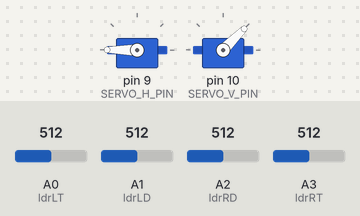
Bench run of a sketch on a simulated Arduino Uno, built with avr-gcc and run on an emulated ATmega328P. Parts: 2 × servo. The test bench sets the inputs (shaded band); at power-on: A0 (ldrLT) = 512, A1 (ldrLD) = 512, A2 (ldrRD) = 512, A3 (ldrRT) = 512.

Above: at 0.1 s.
3.9 s: A0 (ldrLT) set to 525
6.9 s: A1 (ldrLD) set to 539
At 9.7 s:
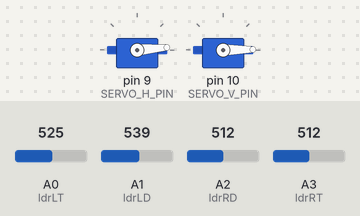
9.9 s: A2 (ldrRD) set to 553
11.4 s: A2 (ldrRD) set to 565
At 12.07 s:
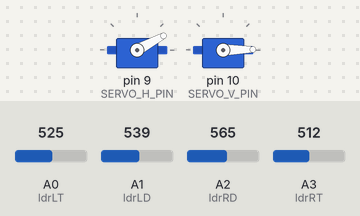
14.4 s: A3 (ldrRT) set to 710
At 15.9 s:
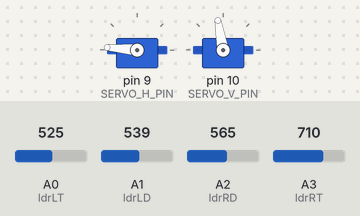
16.2 s: A1 (ldrLD) set to 710
At 18.8 s:
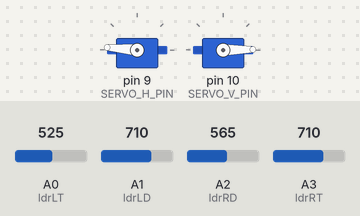
Timing chart, 0 to 19.8 s (numbered marks = the images above; inputs shaded):
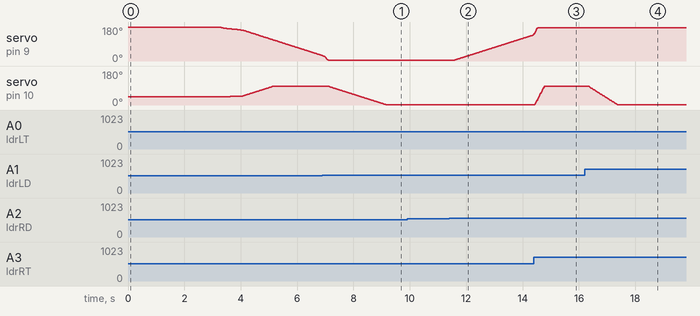

Measured:
- the behaviour switches between 538 and 539 on A1 (ldrLD) (found by bisection; images 0 and 1)
- the behaviour switches between 564 and 565 on A2 (ldrRD) (found by bisection; images 1 and 2)
- after the input at 6.9 s, servo on pin 10 (SERVO_V_PIN): moves from 100° to 1° over 2.1 s, starting after 0.20 s
- after the input at 9.9 s, every drawn part: stays the same
- after the input at 11.4 s, servo on pin 9 (SERVO_H_PIN): moves from 5° to 138° over 2.8 s, starting after 0.20 s
- after the input at 14.4 s, servo on pin 10 (SERVO_V_PIN): moves from 1° to 100° over 0.36 s, starting at once
- after the input at 16.2 s, servo on pin 10 (SERVO_V_PIN): moves from 100° to 1° over 1.1 s, starting after 0.12 s

The sketch:

codes.ino
```cpp
#include <Servo.h>


// ------------------ SERVO ------------------


Servo horizontal;


Servo vertical;


// Başlangıç açıları


int servohori = 180;


int servovert = 45;


// Limitler


const int servohoriLimitHigh = 175;


const int servohoriLimitLow  = 5;


const int servovertLimitHigh = 100;


const int servovertLimitLow  = 1;


// Servo pinleri


const int SERVO_H_PIN = 9;


const int SERVO_V_PIN = 10; // mümkünse 9/10 daha iyi olur


// ------------------ LDR PINLER ------------------


// İsimleri gerçekten konumuna göre ayarla (seninkini korudum)


const int ldrLT = A0; // (sen "Bottom Left" yazmışsın, ama loop'ta "Top left" diyorsun. Karışıklık var.)


const int ldrLD = A1;


const int ldrRD = A2;


const int ldrRT = A3;


// ------------------ AYARLAR ------------------


const bool DEBUG_SERIAL = false;   // true yaparsan Serial Monitor/Plotter'a basar


const int  BAUD = 9600;


// Filtre (0.2 daha yumuşak, 0.4 daha hızlı)


const float alpha = 0.30;


// Kalibrasyon


const unsigned long CALIB_MS = 2000;


// Takip hassasiyeti


// deadOran: oransal hata eşiği. 0.01 = %1 fark


float deadOran = 0.006;     // aydınlık ve yakın sensörlerde işe yarar (0.004 daha hassas)


int   gainStep = 180;       // adım hesaplaması için kazanç (büyürse daha agresif)


int   maxStep  = 6;         // tek döngüde max kaç derece oynasın


// Fark yoksa tarama (panel yokken güzel)


const bool ENABLE_SCAN = true;


unsigned long scanIntervalMs = 60;


int scanStep = 1;


// ------------------ İÇ DEĞİŞKENLER ------------------


// Filtrelenmiş değerler


float fLT=0, fRT=0, fLD=0, fRD=0;


// Kalibrasyon min/max


int minLT=1023, maxLT=0;


int minRT=1023, maxRT=0;


int minLD=1023, maxLD=0;


int minRD=1023, maxRD=0;


// Scan yönleri ve zaman


int scanDirH = +1;


int scanDirV = +1;


unsigned long lastScanMs = 0;


unsigned long lastMoveMs = 0;


int clampInt(int x, int lo, int hi){


  if (x < lo) return lo;


  if (x > hi) return hi;


  return x;


}


int safeNorm1000(int raw, int mn, int mx){


  // kalibrasyon aralığı çok dar ise fallback


  if (mx - mn < 15) return (int)(raw * 1000L / 1023L);


  raw = clampInt(raw, mn, mx);


  return (int)((long)(raw - mn) * 1000L / (long)(mx - mn));


}


int stepFromErr(float eAbs){


  // eAbs = |oran|, örn 0.01


  int s = (int)(eAbs * gainStep);


  if (s < 1) s = 1;


  if (s > maxStep) s = maxStep;


  return s;


}


void setup() {


  if (DEBUG_SERIAL) {


    Serial.begin(BAUD);


    delay(200);


    Serial.println("START");


  }


  horizontal.attach(SERVO_H_PIN);


  vertical.attach(SERVO_V_PIN);


  horizontal.write(servohori);


  vertical.write(servovert);


  delay(600);


  // Filtre seed


  fLT = analogRead(ldrLT);


  fRT = analogRead(ldrRT);


  fLD = analogRead(ldrLD);


  fRD = analogRead(ldrRD);


  // Kalibrasyon: 2 saniye min/max topla


  unsigned long t0 = millis();


  while (millis() - t0 < CALIB_MS) {


    int lt = analogRead(ldrLT);


    int rt = analogRead(ldrRT);


    int ld = analogRead(ldrLD);


    int rd = analogRead(ldrRD);


    if (lt < minLT) minLT = lt; if (lt > maxLT) maxLT = lt;


    if (rt < minRT) minRT = rt; if (rt > maxRT) maxRT = rt;


    if (ld < minLD) minLD = ld; if (ld > maxLD) maxLD = ld;


    if (rd < minRD) minRD = rd; if (rd > maxRD) maxRD = rd;


    delay(5);


  }


  lastMoveMs = millis();


  lastScanMs = millis();


  if (DEBUG_SERIAL) {


    Serial.println("CALIB DONE");


  }


}


void loop() {


  // Ham oku


  int ltRaw = analogRead(ldrLT);


  int rtRaw = analogRead(ldrRT);


  int ldRaw = analogRead(ldrLD);


  int rdRaw = analogRead(ldrRD);


  // 0..1000 normalize (aydınlıkta farkları büyütür)


  int lt = safeNorm1000(ltRaw, minLT, maxLT);


  int rt = safeNorm1000(rtRaw, minRT, maxRT);


  int ld = safeNorm1000(ldRaw, minLD, maxLD);


  int rd = safeNorm1000(rdRaw, minRD, maxRD);


  // Filtre (normalize edilmiş sinyale)


  fLT = (1-alpha)*fLT + alpha*lt;


  fRT = (1-alpha)*fRT + alpha*rt;


  fLD = (1-alpha)*fLD + alpha*ld;


  fRD = (1-alpha)*fRD + alpha*rd;


  // Toplamlar


  float top    = fLT + fRT;


  float bottom = fLD + fRD;


  float left   = fLT + fLD;


  float right  = fRT + fRD;


  // Oransal hata (ışık seviyesi bağımsız)


  float dV = (top - bottom) / (top + bottom + 1.0);


  float dH = (left - right) / (left + right + 1.0);


  bool moved = false;


  // --------- DİKEY TAKİP ----------


  if (fabs(dV) > deadOran) {


    int st = stepFromErr(fabs(dV));


    if (dV > 0) servovert += st;  // üst daha aydınlıksa yukarı (ters çıkarsa işaret değiştir)


    else        servovert -= st;


    servovert = clampInt(servovert, servovertLimitLow, servovertLimitHigh);


    vertical.write(servovert);


    moved = true;


  }


  // --------- YATAY TAKİP ----------


  if (fabs(dH) > deadOran) {


    int st = stepFromErr(fabs(dH));


    // Yön ters ise: -= ile += yer değiştir


    if (dH > 0) servohori -= st; // sol daha aydınlıksa sola


    else        servohori += st; // sağ daha aydınlıksa sağa


    servohori = clampInt(servohori, servohoriLimitLow, servohoriLimitHigh);


    horizontal.write(servohori);


    moved = true;


  }


  if (moved) lastMoveMs = millis();


  // --------- FARK YOKSA SCAN ----------


  if (ENABLE_SCAN) {


    unsigned long now = millis();


    // 700ms boyunca hareket yoksa taramaya başla (panel yokken motorun çalıştığını gösterir)


    if (!moved && (now - lastMoveMs > 700)) {


      if (now - lastScanMs > scanIntervalMs) {


        lastScanMs = now;


        // Yatay tarama


        servohori += scanDirH * scanStep;


        if (servohori >= servohoriLimitHigh) { servohori = servohoriLimitHigh; scanDirH = -1; }


        if (servohori <= servohoriLimitLow)  { servohori = servohoriLimitLow;  scanDirH = +1; }


        horizontal.write(servohori);


        // Dikey daha yavaş taransın


        static int c = 0;


        c++;


        if (c >= 6) {


          c = 0;


          servovert += scanDirV * scanStep;


          if (servovert >= servovertLimitHigh) { servovert = servovertLimitHigh; scanDirV = -1; }


          if (servovert <= servovertLimitLow)  { servovert = servovertLimitLow;  scanDirV = +1; }


          vertical.write(servovert);


        }


      }


    }


  }


  // --------- DEBUG ----------


  if (DEBUG_SERIAL) {


    // Plotter için sayılar: lt rt ld rd dH dV


    Serial.print((int)fLT); Serial.print(" ");


    Serial.print((int)fRT); Serial.print(" ");


    Serial.print((int)fLD); Serial.print(" ");


    Serial.print((int)fRD); Serial.print(" ");


    Serial.print(dH, 6);    Serial.print(" ");


    Serial.println(dV, 6);


  }


  delay(20);


}
```
